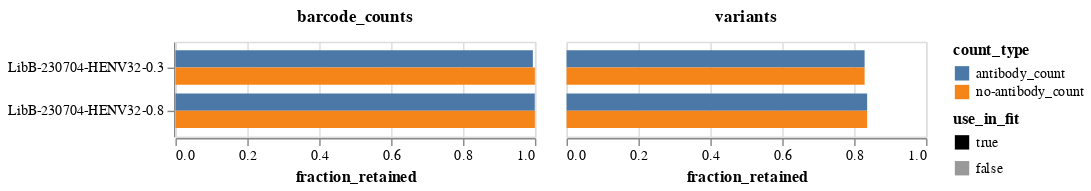

The code cell stored with this chart in its notebook:
### Markdown cell above
Plot the fraction of all barcode counts and the fraction of all variants that are retained.
We typically retain a higher fraction of barcode counts than variants, since the barcode counts are asymmetrically distributed toward some variants, which are more likely to be retained.

### Code cell
frac_retained = (
    prob_escape.melt(
        id_vars=["sample", "concentration", "use_in_fit", "retain", "barcode"],
        value_vars=["antibody_count", "no-antibody_count"],
        var_name="count_type",
        value_name="count",
    )
    .assign(retained_count=lambda x: x["count"] * x["retain"].astype(int))
    .groupby(["sample", "concentration", "use_in_fit", "count_type"], as_index=False)
    .aggregate(
        counts=pd.NamedAgg("count", "sum"),
        retained_counts=pd.NamedAgg("retained_count", "sum"),
        variants=pd.NamedAgg("barcode", "count"),
        retained_variants=pd.NamedAgg("retain", "sum"),
    )
    .assign(
        barcode_counts=lambda x: x["retained_counts"] / x["counts"],
        variants=lambda x: x["retained_variants"] / x["variants"],
    )
    .melt(
        id_vars=["sample", "concentration", "use_in_fit", "count_type"],
        value_vars=["variants", "barcode_counts"],
        var_name="frac_type",
        value_name="fraction_retained",
    )
)

frac_retained_chart = (
    alt.Chart(frac_retained)
    .encode(
        y=alt.Y("sample", title=None, sort=alt.SortField("concentration")),
        x=alt.X("fraction_retained", scale=alt.Scale(domain=[0, 1])),
        yOffset="count_type",
        color="count_type",
        opacity=alt.Opacity(
            "use_in_fit",
            scale=alt.Scale(domain=[True, False], range=[1, 0.4]),
        ),
        column=alt.Column(
            "frac_type",
            title=None,
            header=alt.Header(labelFontWeight="bold", labelFontSize=12),
        ),
        tooltip=[
            alt.Tooltip(c, format=".3f") if c == "fraction_retained" else c
            for c in frac_retained.columns
        ],
    )
    .mark_bar()
    .properties(height=alt.Step(12), width=250)
)

frac_retained_chart

### Figure 1 — Vega-Lite specification as saved in the notebook (floating-point values rounded to 4 significant figures)
{"config": {"view": {"continuousWidth": 300, "continuousHeight": 300}}, "data": {"name": "data-42884be95ff4281a9dedca6a309654e3"}, "mark": {"type": "bar"}, "encoding": {"color": {"field": "count_type", "type": "nominal"}, "column": {"field": "frac_type", "header": {"labelFontSize": 12, "labelFontWeight": "bold"}, "title": null, "type": "nominal"}, "opacity": {"field": "use_in_fit", "scale": {"domain": [true, false], "range": [1, 0.4]}, "type": "nominal"}, "tooltip": [{"field": "sample", "type": "nominal"}, {"field": "concentration", "type": "quantitative"}, {"field": "use_in_fit", "type": "nominal"}, {"field": "count_type", "type": "nominal"}, {"field": "frac_type", "type": "nominal"}, {"field": "fraction_retained", "format": ".3f", "type": "quantitative"}], "x": {"field": "fraction_retained", "scale": {"domain": [0, 1]}, "type": "quantitative"}, "y": {"field": "sample", "sort": {"field": "concentration"}, "title": null, "type": "nominal"}, "yOffset": {"field": "count_type", "type": "nominal"}}, "height": {"step": 12}, "width": 250, "$schema": "https://vega.github.io/schema/vega-lite/v5.8.0.json", "datasets": {"data-42884be95ff4281a9dedca6a309654e3": [{"sample": "LibB-230704-HENV32-0.3", "concentration": 0.3, "use_in_fit": true, "count_type": "antibody_count", "frac_type": "variants", "fraction_retained": 0.829}, {"sample": "LibB-230704-HENV32-0.3", "concentration": 0.3, "use_in_fit": true, "count_type": "no-antibody_count", "frac_type": "variants", "fraction_retained": 0.829}, {"sample": "LibB-230704-HENV32-0.8", "concentration": 0.8, "use_in_fit": true, "count_type": "antibody_count", "frac_type": "variants", "fraction_retained": 0.8361}, {"sample": "LibB-230704-HENV32-0.8", "concentration": 0.8, "use_in_fit": true, "count_type": "no-antibody_count", "frac_type": "variants", "fraction_retained": 0.8361}, {"sample": "LibB-230704-HENV32-0.3", "concentration": 0.3, "use_in_fit": true, "count_type": "antibody_count", "frac_type": "barcode_counts", "fraction_retained": 0.9943}, {"sample": "LibB-230704-HENV32-0.3", "concentration": 0.3, "use_in_fit": true, "count_type": "no-antibody_count", "frac_type": "barcode_counts", "fraction_retained": 0.9998}, {"sample": "LibB-230704-HENV32-0.8", "concentration": 0.8, "use_in_fit": true, "count_type": "antibody_count", "frac_type": "barcode_counts", "fraction_retained": 0.9995}, {"sample": "LibB-230704-HENV32-0.8", "concentration": 0.8, "use_in_fit": true, "count_type": "no-antibody_count", "frac_type": "barcode_counts", "fraction_retained": 0.9998}]}}
